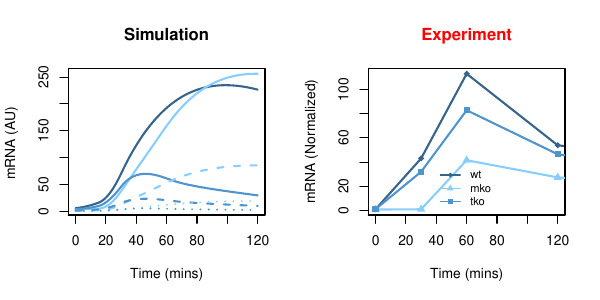

This chart was generated by the following R code:
nascent <- read.csv('../expdata/nascent.csv')
mRNA_predict <- read.csv('./simData/mRNA_all.csv',header=F)
mRNA_expdata <- read.csv('../expdata/mRNA.csv')

############################################################
# plot fig3s1.pdf

pdf(file='fig3s1.pdf', height=3, width=6, onefile=F, family='Helvetica', paper='special', pointsize=10) 

layout(matrix(c(1,2),1,2,byrow=T))
colors <- c('steelblue4','skyblue1','steelblue3')
pchs <- c(18,17,15)
ylims <- c(0,ceiling(max(nascent[,-1]))+5)

# plot 3: lower process in knockouts. 
matplot(mRNA_predict[,1],mRNA_predict[,2:4],type='l',col=colors,
        lty=rep(1,3),xlab='Time (mins)',ylab='mRNA (AU) ',
        xlim=c(0,120),lwd=2,main='Simulation')

matlines(mRNA_predict[,1],mRNA_predict[,5:6],type='l',col=colors[2:3],
        lty=rep(2,2),xlim=c(0,120),lwd=2)
matlines(mRNA_predict[,1],mRNA_predict[,7:8],type='l',col=colors[2:3],
        lty=rep(3,2),xlim=c(0,120),lwd=2)


# plot 4: Output exp
#install.packages('plotrix')
library(plotrix)
matplot(mRNA_expdata[,1],mRNA_expdata[,c(2,4,6)],type='o',pch=pchs,col=colors,
        lty=rep(1,3),xlab='Time (mins)',ylab='mRNA (Normalized)',xlim=c(0,120),
        lwd=2, add =F)
title(main='Experiment',col.main = 'red')
legend('bottom',c("wt","mko","tko"),lty=rep(1,3),pch=pchs,col=colors,bty="n",cex=.8)

# ref : https://stat.ethz.ch/pipermail/r-help/2009-April/195287.html
#plotCI(x=rep(mRNA_expdata[,1],3),y=as.vector(mRNA_expdata[,c(2,4,6)]),
#       uiw=as.vector(mRNA_expdata[,c(3,5,7)]),
#       col=colors,add=T)

dev.off()
system('open fig3s1.pdf')

